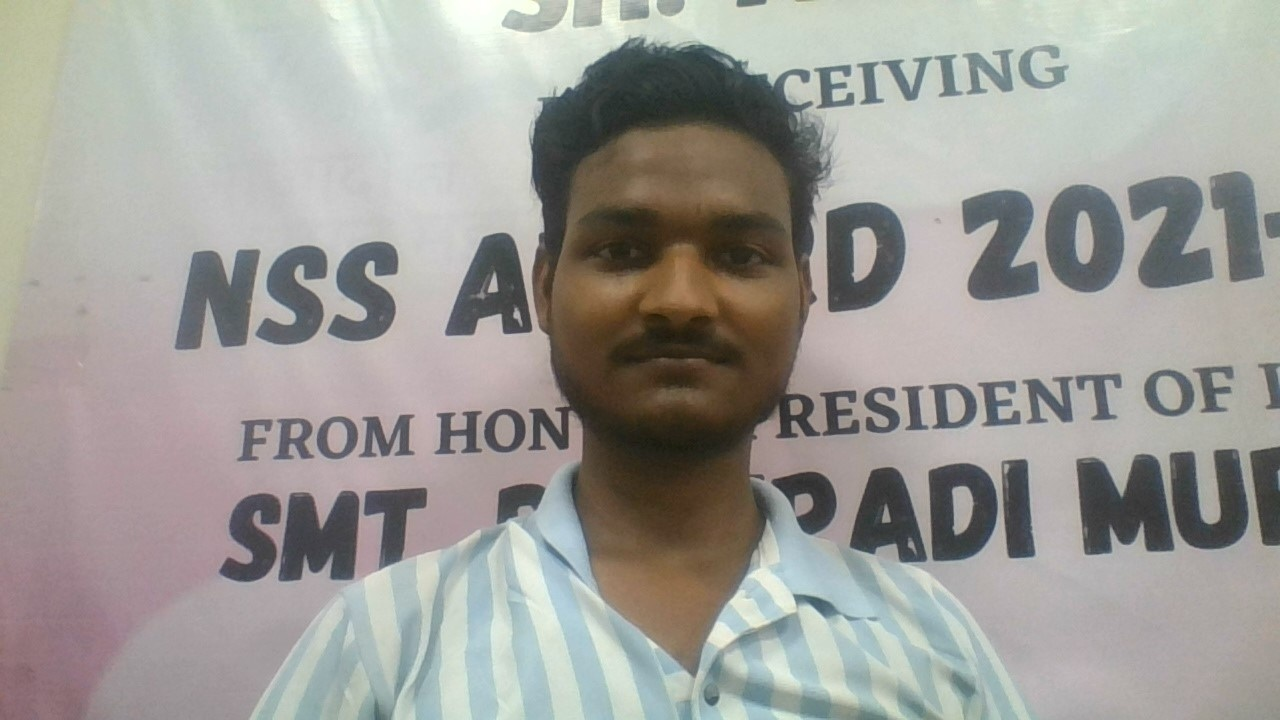
#> input picture cnn_faces/cnn_student_1.jpg, 1280 x 720 px
$ python -i professional_face_recognition.py   (imports and definitions only)   (older library calls are emulated)
#> lines starting #> are read from the running program, lines starting #| are printed output that depends on the picture
#/usr/bin/env python3
"""
Professional Face Recognition System
Using proper face recognition methodology without external dependencies
"""

import cv2
import numpy as np
import logging
import json
import os
from pathlib import Path
from typing import Optional, Dict, List, Tuple
import requests
from PIL import Image
from io import BytesIO
import sqlite3

class ProfessionalFaceRecognition:
    """Professional face recognition system with proper methodology"""

    def __init__(self, faces_dir: str = "professional_faces"):
        self.faces_dir = Path(faces_dir)
        self.faces_dir.mkdir(exist_ok=True)

        # Professional recognition parameters
        self.FACE_RECOGNITION_TOLERANCE = 0.6  # Standard face recognition tolerance
        self.HIGH_CONFIDENCE_THRESHOLD = 0.4   # Lower is better (distance-based)
        self.MEDIUM_CONFIDENCE_THRESHOLD = 0.5
        self.REJECT_THRESHOLD = 0.8  # Above this distance = reject

        # Advanced face detection
        self.face_cascade = cv2.CascadeClassifier(cv2.data.haarcascades + 'haarcascade_frontalface_default.xml')
        self.profile_cascade = cv2.CascadeClassifier(cv2.data.haarcascades + 'haarcascade_profileface.xml')

        # Storage
        self.face_encodings = {}
        self.face_data = {}

        # File paths
        self.encodings_file = Path("professional_face_encodings.json")
        self.face_data_file = Path("professional_face_data.json")

        # Load existing data
        self.load_face_data()
        self.load_face_encodings()

        logging.basicConfig(level=logging.INFO)
        logging.info("✅ Professional Face Recognition System Initialized")

    def detect_faces_advanced(self, image: np.ndarray) -> List[Tuple[int, int, int, int]]:
        """Advanced face detection using multiple cascades"""
        try:
            gray = cv2.cvtColor(image, cv2.COLOR_BGR2GRAY) if len(image.shape) == 3 else image

            # Primary face detection
            faces = self.face_cascade.detectMultiScale(
                gray,
                scaleFactor=1.1,
                minNeighbors=5,
                minSize=(50, 50),
                flags=cv2.CASCADE_SCALE_IMAGE
            )

            # If no frontal faces, try profile detection
            if len(faces) == 0:
                faces = self.profile_cascade.detectMultiScale(
                    gray,
                    scaleFactor=1.1,
                    minNeighbors=5,
                    minSize=(50, 50)
                )

            return [(x, y, w, h) for x, y, w, h in faces]

        except Exception as e:
            logging.error(f"Error in face detection: {e}")
            return []

    def extract_face_encoding(self, image: np.ndarray) -> Optional[np.ndarray]:
        """Extract professional face encoding using advanced computer vision"""
        try:
            faces = self.detect_faces_advanced(image)
            if len(faces) == 0:
                return None

            # Use the largest face
            x, y, w, h = max(faces, key=lambda f: f[2] * f[3])

            # Extract face with proper padding
            padding = max(10, min(w, h) // 10)
            face_region = image[
                max(0, y-padding):min(image.shape[0], y+h+padding),
                max(0, x-padding):min(image.shape[1], x+w+padding)
            ]

            if face_region.size == 0:
                return None

            # Convert to grayscale if needed
            if len(face_region.shape) == 3:
                face_gray = cv2.cvtColor(face_region, cv2.COLOR_BGR2GRAY)
            else:
                face_gray = face_region

            # Normalize to standard size (128x128 like real face recognition)
            face_normalized = cv2.resize(face_gray, (128, 128))

            # Advanced preprocessing for robust recognition
            face_normalized = cv2.equalizeHist(face_normalized)
            face_normalized = cv2.GaussianBlur(face_normalized, (3, 3), 0)

            # Extract comprehensive facial features
            encoding = self.extract_comprehensive_features(face_normalized)
            return encoding

        except Exception as e:
            logging.error(f"Error extracting face encoding: {e}")
            return None

    def extract_comprehensive_features(self, face_image: np.ndarray) -> np.ndarray:
        """Extract comprehensive facial features using multiple techniques"""
        try:
            features = []
            logging.info("--- Starting Comprehensive Feature Extraction ---")

            # 1. Statistical features from different face regions
            h, w = face_image.shape
            regions = [
                face_image[0:h//3, 0:w//3], face_image[0:h//3, w//3:2*w//3], face_image[0:h//3, 2*w//3:w],
                face_image[h//3:2*h//3, 0:w//3], face_image[h//3:2*h//3, w//3:2*w//3], face_image[h//3:2*h//3, 2*w//3:w],
                face_image[2*h//3:h, 0:w//3], face_image[2*h//3:h, w//3:2*w//3], face_image[2*h//3:h, 2*w//3:w],
            ]

            stat_features = []
            for i, region in enumerate(regions):
                if region.size > 0:
                    stat_features.extend([
                        np.mean(region), np.std(region), np.median(region),
                        np.percentile(region, 25), np.percentile(region, 75)
                    ])
            features.extend(stat_features)
            logging.info(f"Statistical features extracted. Length: {len(stat_features)}. Contains NaN/Inf: {np.any(np.isnan(stat_features)) or np.any(np.isinf(stat_features))}")

            # 2. Local Binary Pattern (LBP) features
            lbp_features = self.calculate_robust_lbp(face_image)
            features.extend(lbp_features)
            logging.info(f"LBP features extracted. Length: {len(lbp_features)}. Contains NaN/Inf: {np.any(np.isnan(lbp_features)) or np.any(np.isinf(lbp_features))}")

            # 3. Gradient features (edges and contours)
            gradient_features = self.calculate_gradient_features(face_image)
            features.extend(gradient_features)
            logging.info(f"Gradient features extracted. Length: {len(gradient_features)}. Contains NaN/Inf: {np.any(np.isnan(gradient_features)) or np.any(np.isinf(gradient_features))}")

            # 4. Histogram features
            hist_features = self.calculate_histogram_features(face_image)
            features.extend(hist_features)
            logging.info(f"Histogram features extracted. Length: {len(hist_features)}. Contains NaN/Inf: {np.any(np.isnan(hist_features)) or np.any(np.isinf(hist_features))}")

            # 5. Texture features
            texture_features = self.calculate_texture_features(face_image)
            features.extend(texture_features)
            logging.info(f"Texture features extracted. Length: {len(texture_features)}. Contains NaN/Inf: {np.any(np.isnan(texture_features)) or np.any(np.isinf(texture_features))}")

            final_encoding = np.array(features, dtype=np.float64)
            logging.info(f"--- Finished Comprehensive Feature Extraction --- Total length: {len(final_encoding)}")
            if np.any(np.isnan(final_encoding)) or np.any(np.isinf(final_encoding)):
                logging.error("CRITICAL: Final encoding contains NaN or Inf values.")

            return final_encoding

        except Exception as e:
            logging.error(f"Error extracting comprehensive features: {e}")
            return np.array([])

    def calculate_robust_lbp(self, image: np.ndarray) -> List[float]:
        """Calculate robust Local Binary Pattern features"""
        try:
            features = []

            # Multiple LBP configurations for robustness
            configs = [(1, 8), (2, 16), (3, 24)]

            for radius, n_points in configs:
                lbp = self.calculate_lbp_pattern(image, radius, n_points)
                if lbp is not None:
                    hist, _ = np.histogram(lbp.ravel(), bins=n_points + 2, range=(0, n_points + 2))
                    hist = hist.astype(float)
                    hist /= (hist.sum() + 1e-7)
                    features.extend(hist)

            return features

        except Exception as e:
            logging.error(f"Error calculating LBP: {e}")
            return []

    def calculate_lbp_pattern(self, image: np.ndarray, radius: int, n_points: int) -> Optional[np.ndarray]:
        """Calculate LBP pattern with error handling"""
        try:
            rows, cols = image.shape
            # Use uint32 to avoid overflow, then convert safely
            lbp = np.zeros((rows, cols), dtype=np.uint32)

            for i in range(radius, rows - radius):
                for j in range(radius, cols - radius):
                    center = int(image[i, j])
                    pattern = 0

                    for p in range(n_points):
                        angle = 2.0 * np.pi * p / n_points
                        x = int(round(i + radius * np.cos(angle)))
                        y = int(round(j + radius * np.sin(angle)))

                        # Bounds checking
                        x = max(0, min(rows-1, x))
                        y = max(0, min(cols-1, y))

                        if int(image[x, y]) >= center:
                            pattern |= (1 << p)

                    # Safely assign pattern with bounds checking
                    lbp[i, j] = min(pattern, 255)

            # Convert back to uint8 safely
            return lbp.astype(np.uint8)

        except Exception as e:
            logging.error(f"Error in LBP calculation: {e}")
            return None

    def calculate_gradient_features(self, image: np.ndarray) -> List[float]:
        """Calculate gradient-based features"""
        try:
            # Sobel gradients
            grad_x = cv2.Sobel(image, cv2.CV_64F, 1, 0, ksize=3)
            grad_y = cv2.Sobel(image, cv2.CV_64F, 0, 1, ksize=3)

            magnitude = np.sqrt(grad_x**2 + grad_y**2)
            direction = np.arctan2(grad_y, grad_x)

            # Histogram of gradients
            mag_hist, _ = np.histogram(magnitude.ravel(), bins=32, range=(0, 255))
            dir_hist, _ = np.histogram(direction.ravel(), bins=32, range=(-np.pi, np.pi))

            # Normalize
            mag_hist = mag_hist.astype(float) / (mag_hist.sum() + 1e-7)
            dir_hist = dir_hist.astype(float) / (dir_hist.sum() + 1e-7)

            features = list(mag_hist) + list(dir_hist)

            # Add gradient statistics
            features.extend([
                np.mean(magnitude),
                np.std(magnitude),
                np.mean(np.abs(direction)),
                np.std(direction)
            ])

            return features

        except Exception as e:
            logging.error(f"Error calculating gradient features: {e}")
            return []

    def calculate_histogram_features(self, image: np.ndarray) -> List[float]:
        """Calculate histogram-based features"""
        try:
            # Multiple histogram bins for different granularity
            features = []

            for bins in [16, 32, 64]:
                hist, _ = np.histogram(image.ravel(), bins=bins, range=(0, 256))
                hist = hist.astype(float) / (hist.sum() + 1e-7)
                features.extend(hist)

            return features

        except Exception as e:
            logging.error(f"Error calculating histogram features: {e}")
            return []

    def calculate_texture_features(self, image: np.ndarray) -> List[float]:
        """Calculate texture-based features"""
        try:
            features = []

            # Variance in different directions
            for angle in [0, 45, 90, 135]:
                if angle == 0:
                    kernel = np.array([[-1, 0, 1], [-2, 0, 2], [-1, 0, 1]])
                elif angle == 45:
                    kernel = np.array([[-2, -1, 0], [-1, 0, 1], [0, 1, 2]])
                elif angle == 90:
                    kernel = np.array([[-1, -2, -1], [0, 0, 0], [1, 2, 1]])
                else:  # 135
                    kernel = np.array([[0, -1, -2], [1, 0, -1], [2, 1, 0]])

                filtered = cv2.filter2D(image, cv2.CV_64F, kernel)
                filtered_array = np.array(filtered)
                features.append(float(np.var(filtered_array)))

            return features

        except Exception as e:
            logging.error(f"Error calculating texture features: {e}")
            return []

    # [203 lines left out: functions calculate_face_distance, download_image_from_url, extract_and_save_face, recognize_face_from_image, get_student_details, not called in this run]

    def load_face_encodings(self):
        """Load face encodings from file"""
        if self.encodings_file.exists():
            try:
                with open(self.encodings_file, 'r') as f:
                    data = json.load(f)
                    self.face_encodings = {k: np.array(v) for k, v in data.items()}
            except Exception as e:
                logging.error(f"Error loading face encodings: {e}")
                self.face_encodings = {}

    # [8 lines left out: function save_face_encodings, not called in this run]

    def load_face_data(self):
        """Load face data from file"""
        if self.face_data_file.exists():
            try:
                with open(self.face_data_file, 'r') as f:
                    self.face_data = json.load(f)
            except Exception as e:
                logging.error(f"Error loading face data: {e}")
                self.face_data = {}

    # [7 lines left out: function save_face_data, not called in this run]

# Initialize professional face recognizer
professional_face_recognizer = ProfessionalFaceRecognition()
#> (reads professional_face_data.json from the repository)
#> (reads professional_face_encodings.json from the repository)

>>> import cv2
>>> picture = cv2.imread('../cnn_faces/cnn_student_1.jpg')
#> picture is the input picture: shape (720, 1280, 3); mean B, G, R 152.2, 156.9, 158.3
>>> result = ProfessionalFaceRecognition().extract_face_encoding(picture)
#> in detect_faces_advanced, `faces = self.face_cascade.detectMultiScale( gray, scaleFactor=1.1, min..`: faces = [[232, 404, 54, 54], [524, 127, 314, 314]]
#> in extract_face_encoding, `faces = self.detect_faces_advanced(image)`: faces = [(232, 404, 54, 54), (524, 127, 314, 314)]
#> in extract_face_encoding, `x, y, w, h = max(faces, key=lambda f: f[2] * f[3])`: x = 524; y = 127; w = 314
#> in extract_face_encoding, `padding = max(10, min(w, h) // 10)`: padding = 31
#> in extract_face_encoding, `face_normalized = cv2.GaussianBlur(face_normalized, (3, 3), 0)`:
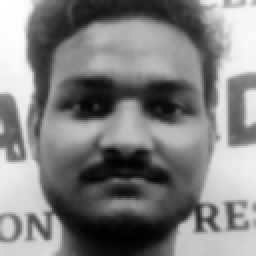
#> face_normalized: shape (128, 128) (shown 2 times larger); min 0, max 255, mean 128.5
#> the loop in extract_comprehensive_features, `for i, region in enumerate(regions):` made 9 passes
#> after the loop in extract_comprehensive_features, `for i, region in enumerate(regions):`: stat_features = 45 values, max 244.2 at index 4, min 12 at index 38, mean 116.3
#> the loop in calculate_robust_lbp, `for radius, n_points in configs:` made 3 passes
#> hist on pass 1: [559, 48, 5, 37, 34, 3, 33, 238, 2, 4]
#> pass 1, in calculate_robust_lbp, `lbp = self.calculate_lbp_pattern(image, radius, n_points)`:
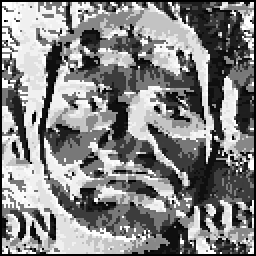
#> lbp: shape (128, 128) (shown 2 times larger); min 0, max 255, mean 131.9
#> pass 3, in calculate_robust_lbp, `lbp = self.calculate_lbp_pattern(image, radius, n_points)`:
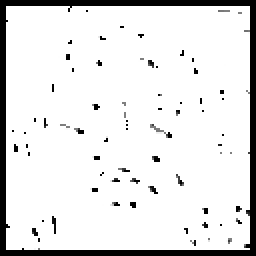
#> lbp: shape (128, 128) (shown 2 times larger); min 0, max 255, mean 227.1
#> after the loop in calculate_robust_lbp, `for radius, n_points in configs:`: features = 54 values, max 0.957 at index 28, min 0 at index 19, mean 0.0556
#> in extract_comprehensive_features, `lbp_features = self.calculate_robust_lbp(face_image)`: lbp_features has the same summary as features in calculate_robust_lbp
#> in calculate_gradient_features, `grad_x = cv2.Sobel(image, cv2.CV_64F, 1, 0, ksize=3)`:
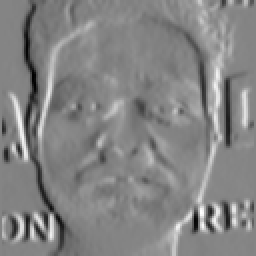
#> grad_x: shape (128, 128) float64 (shown 2 times larger); min -466, max 434, mean 0.3; drawn with min black and max white
#> in calculate_gradient_features, `magnitude = np.sqrt(grad_x**2 + grad_y**2)`:
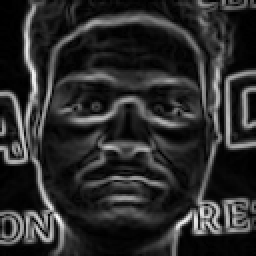
#> magnitude: shape (128, 128) float64 (shown 2 times larger); min 0, max 495.1, mean 85.2; drawn with min black and max white
#> in calculate_gradient_features, `direction = np.arctan2(grad_y, grad_x)`:
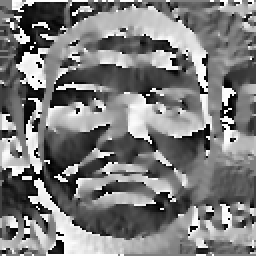
#> direction: shape (128, 128) float64 (shown 2 times larger); min -3.14, max 3.14, mean -0.065; drawn with min black and max white
#> in calculate_gradient_features, `mag_hist, _ = np.histogram(magnitude.ravel(), bins=32, range=(0, 255))`: mag_hist = 32 values, max 1979 at index 1, min 106 at index 31, mean 474.7
#> in calculate_gradient_features, `dir_hist, _ = np.histogram(direction.ravel(), bins=32, range=(-np.pi, ..`: dir_hist = 32 values, max 973 at index 16, min 260 at index 19, mean 512
#> in calculate_gradient_features, `mag_hist = mag_hist.astype(float) / (mag_hist.sum() + 1e-7)`: mag_hist = 32 values, max 0.13 at index 1, min 0.00698 at index 31, mean 0.0312
#> in calculate_gradient_features, `dir_hist = dir_hist.astype(float) / (dir_hist.sum() + 1e-7)`: dir_hist = 32 values, max 0.0594 at index 16, min 0.0159 at index 19, mean 0.0312
#> in calculate_gradient_features, `features = list(mag_hist) + list(dir_hist)`: features = 64 values, max 0.13 at index 1, min 0.00698 at index 31, mean 0.0312
#> in extract_comprehensive_features, `gradient_features = self.calculate_gradient_features(face_image)`: gradient_features = 68 values, max 90.12 at index 65, min 0.00698 at index 31, mean 2.66
#> after the loop in calculate_histogram_features, `for bins in [16, 32, 64]:`: features = 112 values, max 0.0725 at index 10, min 0.00818 at index 48, mean 0.0268
#> in extract_comprehensive_features, `hist_features = self.calculate_histogram_features(face_image)`: hist_features has the same summary as features in calculate_histogram_features
#> the loop in calculate_texture_features, `for angle in [0, 45, 90, 135]:` made 4 passes
#> kernel on passes 1 to 4: [[-1, 0, 1], [-2, 0, 2], [-1, 0, 1]], [[-2, -1, 0], [-1, 0, 1], [0, 1, 2]], [[-1, -2, -1], [0, 0, 0], [1, 2, 1]], [[0, -1, -2], [1, 0, -1], [2, 1, 0]]
#> after the loop in calculate_texture_features, `for angle in [0, 45, 90, 135]:`:
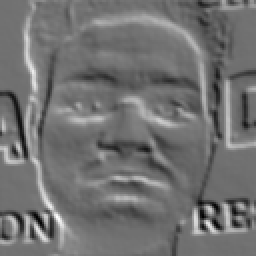
#> filtered_array: shape (128, 128) float64 (shown 2 times larger); min -405, max 503, mean 0.3; drawn with min black and max white
#> after the loop in calculate_texture_features, `for angle in [0, 45, 90, 135]:`: features = [8862.7, 8243, 6522.8, 8811.1]
#> in extract_comprehensive_features, `final_encoding = np.array(features, dtype=np.float64)`: final_encoding = 283 values, max 8862.7 at index 279, min 0 at index 64, mean 133.8
#> in extract_face_encoding, `encoding = self.extract_comprehensive_features(face_normalized)`: encoding has the same summary as final_encoding in extract_comprehensive_features
#> result has the same summary as final_encoding in extract_comprehensive_features
